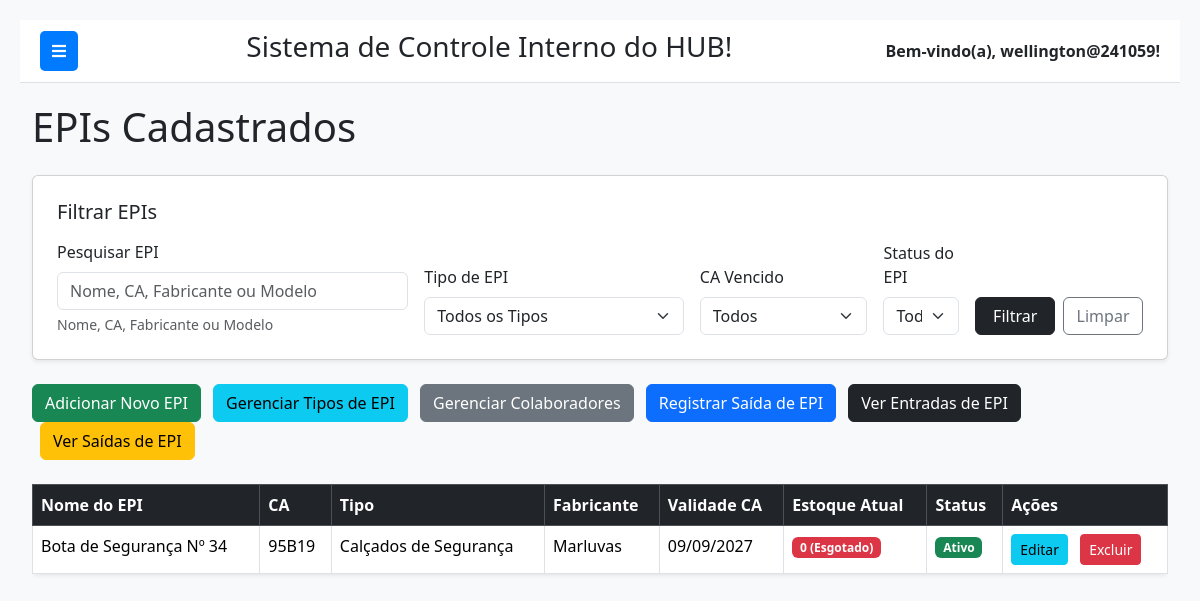
Screenshot of /epis/ (signed in) with the database file from the repository.
### epi/models.py (models this page shows, shortened)
class EPI(models.Model):
    nome = models.CharField(max_length=200, verbose_name="Nome do EPI")
    ca = models.CharField(max_length=20, unique=True, verbose_name="CA (Certificado de Aprovação)", help_text="Certificado de Aprovação (obrigatório)")
    descricao = models.TextField(blank=True, null=True, verbose_name="Descrição Detalhada")
    tipo_epi = models.ForeignKey(
        TipoEPI,
        on_delete=models.SET_NULL,
        null=True,
        blank=True,
        related_name='epis',
        verbose_name="Tipo de EPI"
    )
    validade_ca = models.DateField(blank=True, null=True, verbose_name="Validade do CA", help_text="Data de vencimento do Certificado de Aprovação")
    fabricante = models.CharField(max_length=150, blank=True, null=True, verbose_name="Fabricante")
    modelo = models.CharField(max_length=100, blank=True, null=True, verbose_name="Modelo")
    estoque_minimo = models.PositiveIntegerField(default=0, verbose_name="Estoque Mínimo")
    ativo = models.BooleanField(default=True, verbose_name="Ativo")
    class Meta:
        verbose_name = "EPI"
        verbose_name_plural = "EPIs"
        ordering = ['nome']
    @property
    def estoque_atual(self):
        total_entradas = self.entradas_epi.aggregate(models.Sum('quantidade'))['quantidade__sum'] or 0
        total_saidas = self.saidas_epi.aggregate(models.Sum('quantidade'))['quantidade__sum'] or 0
        return total_entradas - total_saidas
    @property
    def ca_vencido(self):
        if self.validade_ca and self.validade_ca < timezone.now().date():
            return True
        return False

class TipoEPI(models.Model):
    nome = models.CharField(max_length=100, unique=True, verbose_name="Tipo de EPI")
    descricao = models.TextField(blank=True, null=True, verbose_name="Descrição do Tipo")
    class Meta:
        verbose_name = "Tipo de EPI"
        verbose_name_plural = "Tipos de EPI"
        ordering = ['nome']
    def __str__(self):
        return self.nome

### epi/views.py (the view, shortened to what this page needs)
# urls.py: path('', views.listar_epis, name='listar_epis'),
@login_required
def listar_epis(request):
    epis = EPI.objects.all()
    filter_form = EPIFilterForm(request.GET)
    if filter_form.is_valid():
        search_query = filter_form.cleaned_data.get('search_query')
        tipo_epi = filter_form.cleaned_data.get('tipo_epi')
        ca_vencido_filter = filter_form.cleaned_data.get('ca_vencido')
        ativo = filter_form.cleaned_data.get('ativo')
        if tipo_epi:
            epis = epis.filter(tipo_epi=tipo_epi)
        if ca_vencido_filter is not None and ca_vencido_filter != '':
            today = timezone.now().date()
            if ca_vencido_filter == 'True':
                epis = epis.filter(validade_ca__lt=today)
            elif ca_vencido_filter == 'False':
                epis = epis.filter(Q(validade_ca__gte=today) | Q(validade_ca__isnull=True))
        if ativo is not None and ativo != '':
            if ativo == 'True':
                epis = epis.filter(ativo=True)
            elif ativo == 'False':
                epis = epis.filter(ativo=False)
    epis = epis.order_by('nome')
    context = {
        'epis': epis,
        'filter_form': filter_form,
        'active_page': 'epis',
    }
    return render(request, 'epi/listar_epis.html', context)

### epi/templates/epi/listar_epis.html (shortened to what this page needs)
{% extends 'base.html' %}
{% load widget_tweaks %}
{% block content %}
    <h1 class="mb-4">EPIs Cadastrados</h1>
    <div class="card mb-4 p-4 shadow-sm">
        <h5 class="mb-3">Filtrar EPIs</h5>
        <form method="get" class="row g-3 align-items-end">
            <div class="col-md-4">
                <label for="id_search_query" class="form-label">{{ filter_form.search_query.label }}</label>
                {% render_field filter_form.search_query class="form-control" placeholder=filter_form.search_query.help_text %}
                <div class="form-text text-muted">{{ filter_form.search_query.help_text }}</div>
            </div>
            <div class="col-md-3">
                <label for="id_tipo_epi" class="form-label">{{ filter_form.tipo_epi.label }}</label>
                {% render_field filter_form.tipo_epi class="form-select" %}
            </div>
            <div class="col-md-2">
                <label for="id_ca_vencido" class="form-label">{{ filter_form.ca_vencido.label }}</label>
                {% render_field filter_form.ca_vencido class="form-select" %}
            </div>
            <div class="col-md-1">
                <label for="id_ativo" class="form-label">{{ filter_form.ativo.label }}</label>
                {% render_field filter_form.ativo class="form-select" %}
            </div>
            <div class="col-md-2 d-flex align-items-end">
                <button type="submit" class="btn btn-dark w-100 me-2">Filtrar</button>
                <a href="{% url 'listar_epis' %}" class="btn btn-outline-secondary w-100">Limpar</a>
            </div>
        </form>
    </div>
     <p class="mb-4">
        <a href="{% url 'adicionar_epi' %}" class="btn btn-success me-2">Adicionar Novo EPI</a>
        <a href="{% url 'listar_tipos_epi' %}" class="btn btn-info me-2">Gerenciar Tipos de EPI</a>
        <a href="{% url 'listar_colaboradores' %}" class="btn btn-secondary me-2">Gerenciar Colaboradores</a>
        <a href="{% url 'adicionar_saida_epi' %}" class="btn btn-primary">Registrar Saída de EPI</a>
        <a href="{% url 'listar_entradas_epi' %}" class="btn btn-dark ms-2">Ver Entradas de EPI</a>
        <a href="{% url 'listar_saidas_epi' %}" class="btn btn-warning ms-2">Ver Saídas de EPI</a>
    </p>
    {% if epis %}
        <div class="table-responsive">
            <table class="table table-hover table-bordered bg-white shadow-sm rounded">
                <thead class="table-dark">
                    <tr>
                        <th>Nome do EPI</th>
                        <th>CA</th>
                        <th>Tipo</th>
                        <th>Fabricante</th>
                        <th>Validade CA</th>
                        <th>Estoque Atual</th>
                        <th>Status</th>
                        <th>Ações</th>
                    </tr>
                </thead>
                <tbody>
                    {% for epi in epis %}
                        <tr>
                            <td>{{ epi.nome }}</td>
                            <td>{{ epi.ca }}</td>
                            <td>{{ epi.tipo_epi|default_if_none:"N/A" }}</td>
                            <td>{{ epi.fabricante|default_if_none:"-" }}</td>
                            <td>
                                {% if epi.validade_ca %}
                                    {{ epi.validade_ca|date:"d/m/Y" }}
                                {% else %}
                                    -
                                {% endif %}
                            </td>
                            <td>
                                {% if epi.estoque_atual <= epi.estoque_minimo and epi.estoque_atual > 0 %}
                                    <span class="badge bg-warning">{{ epi.estoque_atual }} (Mínimo)</span>
                                {% elif epi.estoque_atual <= 0 %}
                                    <span class="badge bg-danger">{{ epi.estoque_atual }} (Esgotado)</span>
                                {% else %}
                                    <span class="badge bg-success">{{ epi.estoque_atual }}</span>
                                {% endif %}
                            </td>
                            <td>
                                {% if epi.ativo %}
                                    <span class="badge bg-success">Ativo</span>
                                {% else %}
                                    <span class="badge bg-danger">Inativo</span>
                                {% endif %}
                            </td>
                            <td>
                                <a href="{% url 'editar_epi' epi.pk %}" class="btn btn-sm btn-info me-2">Editar</a>
                                <form action="{% url 'excluir_epi' epi.pk %}" method="post" style="display:inline;" onsubmit="return confirm('Tem certeza que deseja excluir o EPI \\'{{ epi.nome }} ({{ epi.ca }})\\''?');">
                                    <button type="submit" class="btn btn-sm btn-danger">Excluir</button>
                                </form>
                            </td>
                        </tr>
                    {% endfor %}
                </tbody>
            </table>
        </div>
    {% else %}
        <div class="alert alert-info" role="alert">
            Nenhum EPI encontrado com os critérios de filtro.
        </div>
    {% endif %}
{% endblock %}

### templates/base.html (shortened to what this page needs)
{% load static %}
<!DOCTYPE html>
<html lang="pt-br">
<head>
    <link href="https://cdn.jsdelivr.net/npm/bootstrap@5.3.3/dist/css/bootstrap.min.css" rel="stylesheet">
    <link rel="stylesheet" href="https://cdnjs.cloudflare.com/ajax/libs/font-awesome/5.15.4/css/all.min.css" />
</head>
<body>
    <div class="main-content" id="main-content">
        <div class="navbar-top">
            <button class="toggle-btn" id="sidebarToggle">
                <i class="fas fa-bars"></i>
            </button>
            <div class="system-name">
                <h3>Sistema de Controle Interno do HUB!</h3>
            </div>
            <div class="user-info">
                Bem-vindo(a), {{ request.user.username }}!
            </div>
        </div>
        <div class="container-fluid">
            {% block content %}
            {% endblock %}
        </div>
    </div>
</body>
</html>

### templates/base.html (style rules this page uses)
body { display: flex; min-height: 100vh; background-color: #f8f9fa; }
.main-content { flex-grow: 1; padding: 20px; transition: margin-left 0.3s ease-in-out; margin-left: 0; }
.navbar-top { background-color: #ffffff; border-bottom: 1px solid #dee2e6; padding: 10px 20px; display: flex; justify-content: space-between; align-items: center; margin-bottom: 20px; }
.navbar-top .user-info { font-weight: bold; }
.toggle-btn { background-color: #007bff; color: white; border: none; padding: 8px 12px; border-radius: 5px; cursor: pointer; margin-right: 15px; }

### rows the page displays
EPI: nome "Bota de Segurança Nº 34", ca "95B19", tipo_epi "Calçados de Segurança", fabricante "Marluvas", validade_ca "09/09/2027", estoque_atual "0", ativo "Ativo"

### other values shown
{{ request.user.username }} "wellington@241059"
{{ filter_form.search_query.label }} "Pesquisar EPI"
{{ filter_form.search_query.help_text }} "Nome, CA, Fabricante ou Modelo"
{{ filter_form.tipo_epi.label }} "Tipo de EPI"
{{ filter_form.ca_vencido.label }} "CA Vencido"
{{ filter_form.ativo.label }} "Status do EPI"
